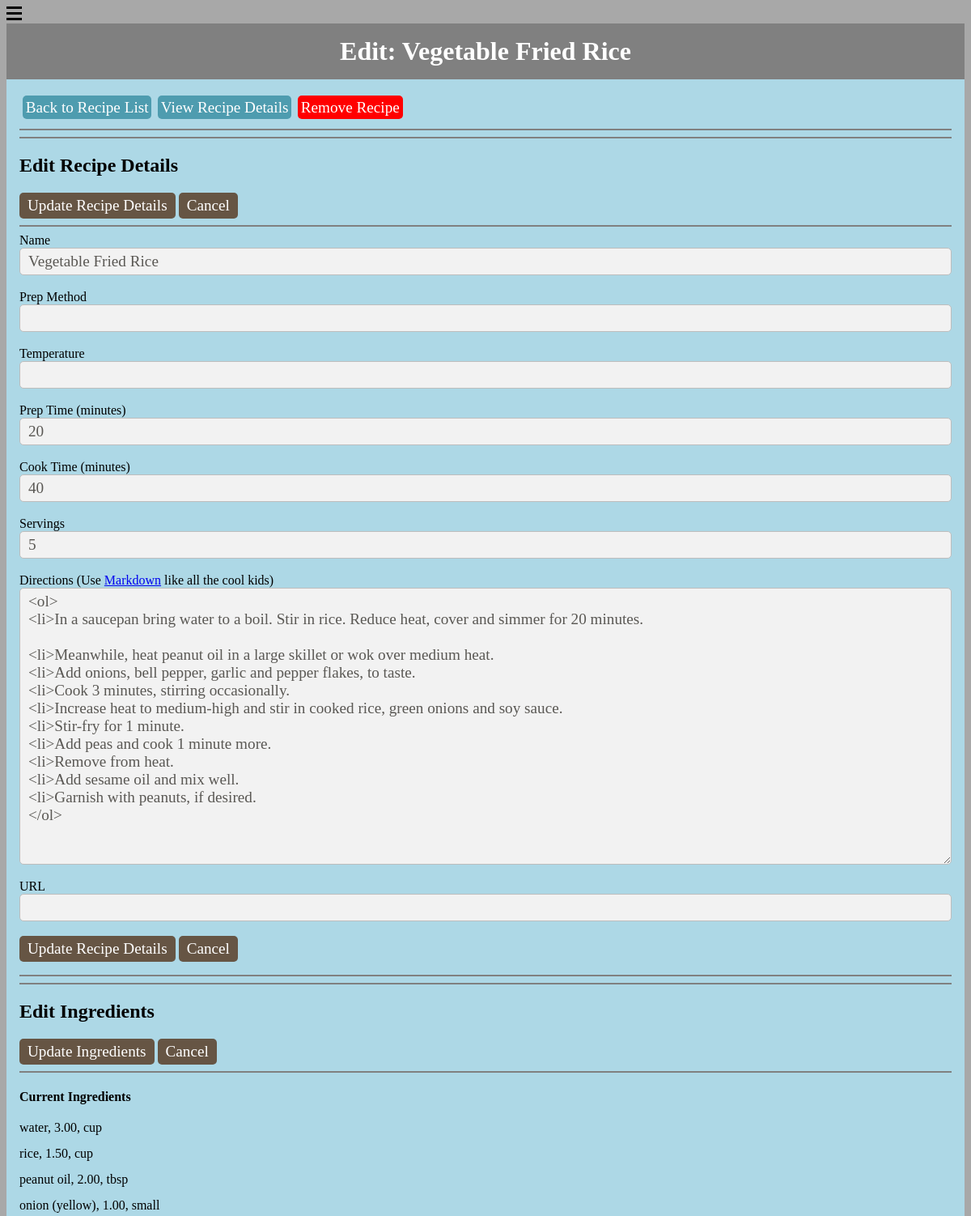
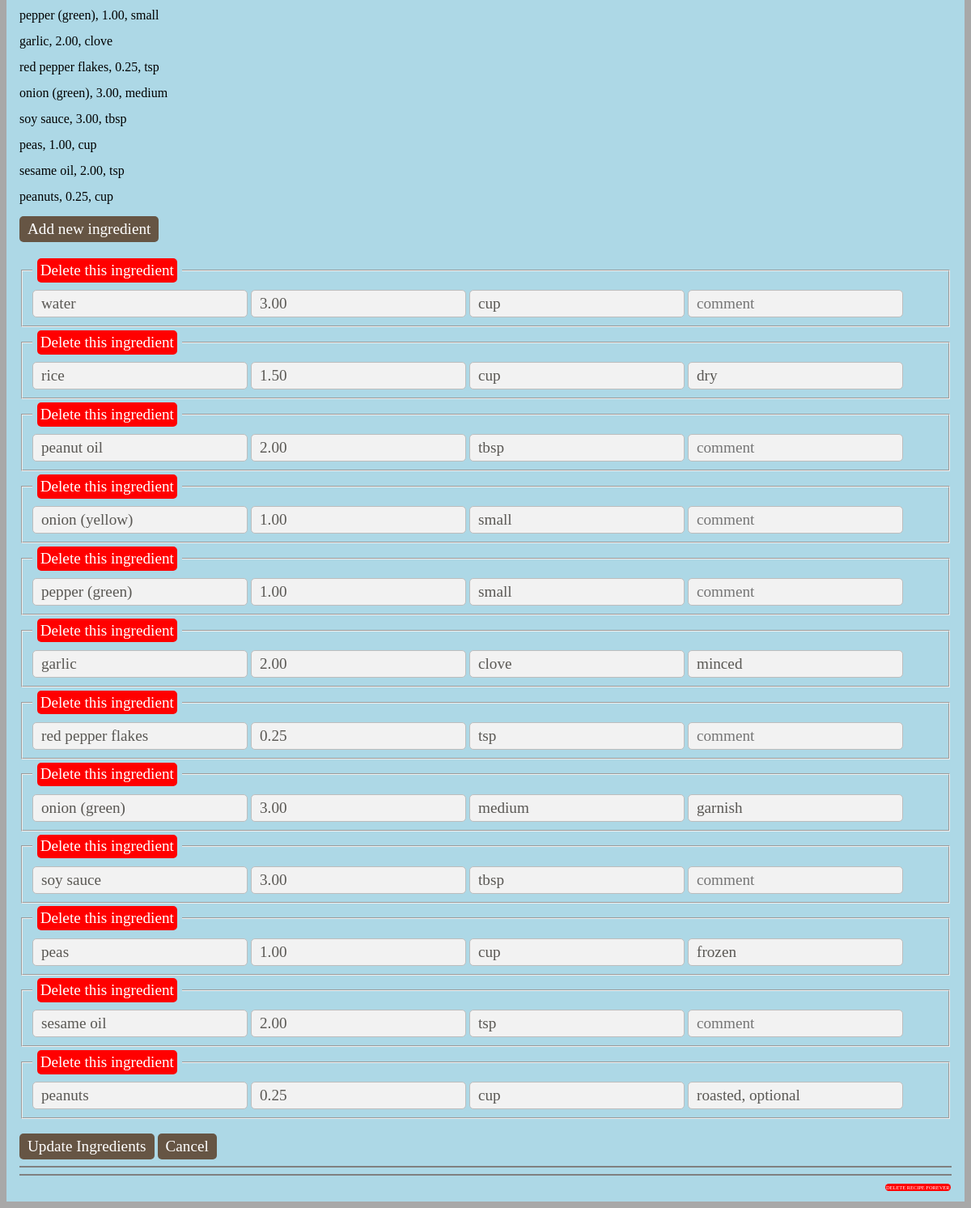
Screenshot of /menu/32/editrecipe with the database file from the repository (2 pictures, top to bottom).
### menu/models.py (models this page shows, shortened)
class Recipe(models.Model):
    id = models.AutoField(primary_key=True)
    name = models.CharField(max_length=80)
    prepMethod = models.CharField(max_length=30, null=True, blank=True)
    temperature = models.CharField(max_length=10, null=True, blank=True)
    directions = models.TextField(null=True)
    source = models.CharField(max_length=1000, null=True, blank=True)
    servings = models.IntegerField(null=True, blank=True)
    prepTime = models.IntegerField(null=True, blank=True)
    cookTime = models.IntegerField(null=True, blank=True)
    enabled = models.IntegerField(default=1)
    class Meta:
        ordering = ('name', )

class Ingredient(models.Model):
    id = models.AutoField(primary_key=True)
    recipe = models.ForeignKey(Recipe)
    name = models.CharField(max_length=80, null=True, blank=True)
    comment = models.CharField(max_length=80, null=True, blank=True)
    amount = models.DecimalField(max_digits=10, decimal_places=2, default=0.0, null=True, blank=True)
    unit = models.CharField(max_length=30, null=True)
    class Meta:
        ordering = ('id', )

### menu/views.py (the view)
# urls.py: url(r'^(?P<pk>[0-9]+)/editrecipe$', views.EditRecipe.as_view(), name='editrecipe'),
class EditRecipe(generic.DetailView):
    model = Recipe
    template_name = 'menu/editrecipe.html'
    def get_queryset(self):
        return Recipe.objects.all()

### menu/templates/menu/editrecipe.html (shortened to what this page needs)
{% load staticfiles %}
{% load menu_extras %}
{% include "menu/hamburgermenu.html" %}
{% include "menu/stylesheets.html" %}
<div id="title">
    Edit: {{ recipe.name }}
</div>
<div id="content">
    <nav>
        <a class="button" id="nav" href="{% url 'menu:index' %}">Back to Recipe List</a>
        <a class="button" id="nav" href="{% url 'menu:recipedetails' recipe.id %}">View Recipe Details</a>
        <a class="button" id="delete" href="{% url 'menu:disablerecipe' recipe.id %}">Remove Recipe</a>
    </nav><div style="clear:both"></div>
    <hr noshade><hr noshade>
    <h2>Edit Recipe Details</h2>
    <input type=submit value="Update Recipe Details" id="submit"/>
    <a class="button" href="{% url 'menu:recipedetails' recipe.id %}">Cancel</a>
    <hr noshade>
    <form action="{% url 'menu:updaterecipe' recipe.id %}" method="post">
        Name<br><input type=text name="name" value="{{ recipe.name }}" id="text"><br><br>
        Prep Method<br><input type=text name="method" value="{{ recipe.prepMethod }}" id="text"><br><br>
        Temperature<br><input type=text name="temp" value="{{ recipe.temperature }}" id="text"><br><br>
        Prep Time (minutes)<br><input type=text name="prep" value="{{ recipe.prepTime }}" id="text"><br><br>
        Cook Time (minutes)<br><input type=text name="cook" value="{{ recipe.cookTime }}" id="text"><br><br>
        Servings<br><input type=text name="serves" value="{{ recipe.servings }}" id="text"><br><br>
        Directions (Use <a target="blank" href="https://en.wikipedia.org/wiki/Markdown#Example">Markdown</a> like all the cool kids)<br><textarea name="directions" ROWS=15 COLS=35>{{ recipe.directions }}</textarea><br><br>
        URL<br><input type=text name="source" value="{{ recipe.source }}" id="text"><br><br>
        <input type=submit value="Update Recipe Details" id="submit"/>
        <a class="button" href="{% url 'menu:recipedetails' recipe.id %}">Cancel</a>
    </form>
    <hr noshade><hr noshade>
    <h2>Edit Ingredients</h2>
    <input type=submit value="Update Ingredients" id="submit">
    <a class="button" href="{% url 'menu:recipedetails' recipe.id %}">Cancel</a>
    <hr noshade>
    <form action="{% url 'menu:updateingredient' recipe.id %}" method="post">
        <h4>Current Ingredients</h4>
            {% for i in recipe.ingredient_set.all %}
                <ul>
                    <li id="nospace">{{ i.name }}, {{ i.amount }}, {{ i.unit }}</li>
                </ul>
            {% endfor %}
        <p><a class="button" href="{% url 'menu:addingredient' recipe.id %}" method="post">Add new ingredient</a></p>
        {% for i in recipe.ingredient_set.all %}
            <fieldset name = "{{i.id}},ingredients">
                <legend><a class="button" id="delete" href="{% url 'menu:deleteingredient' i.id %}" method="post">Delete this ingredient</a></legend>
                <input type=text placeholder="name" name="{{i.id}},name" value="{{ i.name }}">
                <input type=text placeholder="amount" name="{{i.id}},amount" value="{{ i.amount }}">
                <input type=text placeholder="units" name="{{i.id}},unit" value="{{ i.unit }}">
                <input type=text placeholder="comment" name="{{i.id}},comment" value="{{ i.comment }}">
            </fieldset>
        {% endfor %}
        <br>
        <input type=submit value="Update Ingredients" id="submit">
        <a class="button" href="{% url 'menu:recipedetails' recipe.id %}">Cancel</a>
        <hr noshade><hr noshade>
        <a class="button" id="deleteforever" href="{% url 'menu:deleterecipeforever' recipe.id %}">DELETE RECIPE FOREVER</a>
    </form>
</div>

### menu/static/menu/css/style.css (style rules this page uses)
* { font-family: Palatino,"Palatino Linotype","Palatino LT STD","Book Antiqua",Georgia,serif; }
textarea { font-size: 120%; color: #5a5854; background-color: #f2f2f2; border: 1px solid #bdbdbd; border-radius: 5px; padding: 5px 5px 5px 10px; width:100%; }
input { font-size: 1.2em; color: #5a5854; background-color: #f2f2f2; border: 1px solid #bdbdbd; border-radius: 5px; padding: 5px 10px 5px 10px; display: inline-block; }
input#text { width: 100% }
input#submit { color: #ffffff; background-color: #665544; border: none; border-radius: 5px; }
ul { list-style:none; padding-left:0; }
li { line-height: 2em; }
li#nospace { line-height: 1em; }
.button { display: inline-block; background-color: #665544; border-radius: 5px; color: white; text-decoration: none; font-size: 1.2em; padding: 5px 10px 5px 10px; }
.button#nav { background-color: #4E9CAF; padding: .2em; text-align: center; margin: .2em; float: left; display: inline block; text-size: 1em; }
.button#delete { background-color: red; padding: .2em; text-align: center; margin: .2em; display: inline block; text-size: 1em; }
.button#deleteforever { background-color: red; float:right; padding: .2em; text-align: center; margin: .2em; display: inline block; font-size: .4em; }
#title { background:grey; text-align:center; font-weight:bold; padding: 0.5em; color: white; font-size: 2em; }
#content { display: block; background:lightblue; padding: 1em; white-space: wrap; }

### rows the page displays
Recipe: name "Vegetable Fried Rice", prep "20", cook "40", serves "5", directions "<ol> <li>In a saucepan bring water to a boil. Stir in rice. Reduce heat, cover and simmer for 20 minutes. <li>Meanwhile, heat peanut oil in a large skillet or wok over medium heat. <li>Add onions, bell pepper, garlic and pepper flakes, to taste. <li>Cook 3 minutes, stirring occasionally. <li>Increase heat to medium-high and stir in cooked rice, green onions and soy sauce. <li>Stir-fry for 1 minute. <li>Add peas and cook 1 minute more. <li>Remove from heat. <li>Add sesame oil and mix well. <li>Garnish with peanuts, if desired. </ol>"
Ingredient: name "water", amount "3.00", unit "cup"
Ingredient: name "rice", amount "1.50", unit "cup", comment "dry"
Ingredient: name "peanut oil", amount "2.00", unit "tbsp"
Ingredient: name "onion (yellow)", amount "1.00", unit "small"
Ingredient: name "pepper (green)", amount "1.00", unit "small"
Ingredient: name "garlic", amount "2.00", unit "clove", comment "minced"
Ingredient: name "red pepper flakes", amount "0.25", unit "tsp"
Ingredient: name "onion (green)", amount "3.00", unit "medium", comment "garnish"
Ingredient: name "soy sauce", amount "3.00", unit "tbsp"
Ingredient: name "peas", amount "1.00", unit "cup", comment "frozen"
Ingredient: name "sesame oil", amount "2.00", unit "tsp"
Ingredient: name "peanuts", amount "0.25", unit "cup", comment "roasted, optional"
